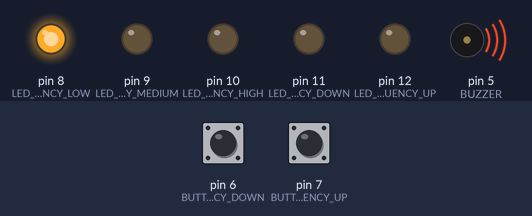
Simulated run of this program. Board: Arduino Uno, built with avr-gcc and run on an emulated ATmega328P. Shown: output pins drawn as LEDs (lit = HIGH), buzzer (waves = sounding). The test bench sets the inputs (shaded band); at power-on: pin 6 (BUTTON_FREQUENCY_DOWN) HIGH, pin 7 (BUTTON_FREQUENCY_UP) HIGH.

Above: at 1.2 s.
1.3 s: pin 6 (BUTTON_FREQUENCY_DOWN) pulled LOW for 1 s
At 2.1 s:
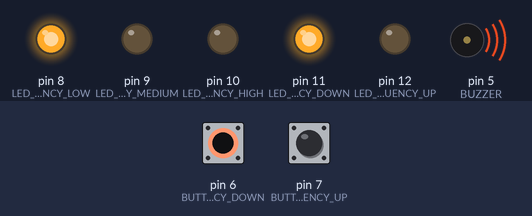
3.8 s: pin 7 (BUTTON_FREQUENCY_UP) pulled LOW for 1 s
At 3.99 s:
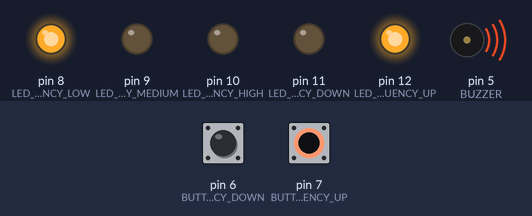
6.3 s: pin 6 (BUTTON_FREQUENCY_DOWN) pulled LOW for 0.15 s
At 7.2 s:
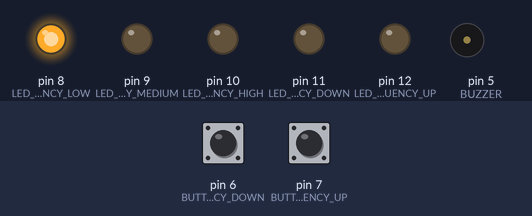
7.9 s: pin 6 (BUTTON_FREQUENCY_DOWN) pulled LOW for 3.2 s
At 9.0 s:
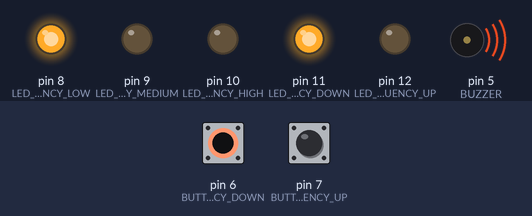
12.6 s: pin 7 (BUTTON_FREQUENCY_UP) pulled LOW for 3.2 s
At 13.7 s:
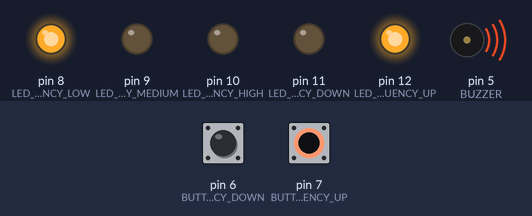
17.3 s: pin 6 (BUTTON_FREQUENCY_DOWN) driven LOW and pin 7 (BUTTON_FREQUENCY_UP) driven LOW
At 18.5 s:
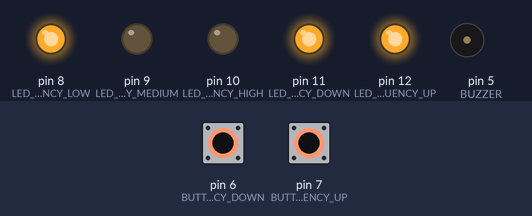
Timing chart, 0 to 19.8 s (numbered marks = the images above; inputs shaded):
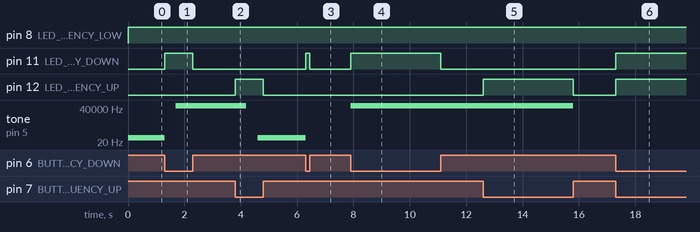

The program:

main.cpp
```cpp
#include <Arduino.h>

#define LED_FREQUENCY_UP 12
#define LED_FREQUENCY_DOWN 11
#define LED_FREQUENCY_HIGH 10
#define LED_FREQUENCY_MEDIUM 9
#define LED_FREQUENCY_LOW 8
#define BUTTON_FREQUENCY_UP 7
#define BUTTON_FREQUENCY_DOWN 6
#define BUZZER 5

const long buzzerStrokeKeyDelayMs = 400;
unsigned long buttonFrequencyUpLastMillis = 0;
unsigned long buttonFrequencyDownLastMillis = 0;

const int buzzerFrequencyHigh = 1000;
const int buzzerFrequencyMedium = 500;
const int buzzerFrequencyVariation = 50;

int buzzerFrequency;

void setup() {
    pinMode(LED_FREQUENCY_UP, OUTPUT);
    pinMode(LED_FREQUENCY_DOWN, OUTPUT);
    pinMode(LED_FREQUENCY_HIGH, OUTPUT);
    pinMode(LED_FREQUENCY_MEDIUM, OUTPUT);
    pinMode(LED_FREQUENCY_LOW, OUTPUT);
    pinMode(BUTTON_FREQUENCY_UP, INPUT_PULLUP);
    pinMode(BUTTON_FREQUENCY_DOWN, INPUT_PULLUP);
    pinMode(BUZZER, OUTPUT);

    buzzerFrequency = 50;
}

void loop() {

    unsigned long currentMillis = millis();

    if (digitalRead(BUTTON_FREQUENCY_UP) == LOW) {
        if (currentMillis - buttonFrequencyUpLastMillis >= buzzerStrokeKeyDelayMs) {
            digitalWrite(LED_FREQUENCY_UP, HIGH);
            buzzerFrequency = buzzerFrequency + buzzerFrequencyVariation;
            buttonFrequencyUpLastMillis = currentMillis;
        }
    } else {
        digitalWrite(LED_FREQUENCY_UP, LOW);
    }

    if (digitalRead(BUTTON_FREQUENCY_DOWN) == LOW) {
        if (currentMillis - buttonFrequencyDownLastMillis >= buzzerStrokeKeyDelayMs) {
            digitalWrite(LED_FREQUENCY_DOWN, HIGH);
            buzzerFrequency = buzzerFrequency - buzzerFrequencyVariation;
            buttonFrequencyDownLastMillis = currentMillis;
        }
    } else {
        digitalWrite(LED_FREQUENCY_DOWN, LOW);
    }

    if (buzzerFrequency >= buzzerFrequencyHigh) {
        digitalWrite(LED_FREQUENCY_HIGH, HIGH);
        digitalWrite(LED_FREQUENCY_MEDIUM, HIGH);
        digitalWrite(LED_FREQUENCY_LOW, HIGH);
    } else if (buzzerFrequency >= buzzerFrequencyMedium) {
        digitalWrite(LED_FREQUENCY_HIGH, LOW);
        digitalWrite(LED_FREQUENCY_MEDIUM, HIGH);
        digitalWrite(LED_FREQUENCY_LOW, HIGH);
    } else {
        digitalWrite(LED_FREQUENCY_HIGH, LOW);
        digitalWrite(LED_FREQUENCY_MEDIUM, LOW);
        digitalWrite(LED_FREQUENCY_LOW, HIGH);
    }

    tone(BUZZER, buzzerFrequency);

}
```

Measured:
- after the input at 1.3 s, pin 11 (LED_FREQUENCY_DOWN): LOW → HIGH at once, → LOW 1.0 s later; tone on pin 5 (BUZZER): 50 Hz → silent at once, → 65486 Hz 0.40 s later, → 65436 Hz 0.40 s later
- after the input at 3.8 s, pin 12 (LED_FREQUENCY_UP): LOW → HIGH at once, → LOW 1.0 s later; tone on pin 5 (BUZZER): 65436 Hz → 65486 Hz at once, → silent 0.40 s later, → 50 Hz 0.40 s later
- after the input at 6.3 s, pin 11 (LED_FREQUENCY_DOWN): LOW → HIGH at once, → LOW 0.15 s later; tone on pin 5 (BUZZER): 50 Hz → silent at once
- after the input at 7.9 s, pin 11 (LED_FREQUENCY_DOWN): LOW → HIGH at once, → LOW 3.2 s later; tone on pin 5 (BUZZER): plays 65486 Hz for 0.40 s, 65436 Hz for 0.40 s, 65386 Hz for 0.40 s, 65336 Hz for 0.40 s, 65286 Hz for 0.40 s, 65236 Hz for 0.40 s … (9 notes in this stretch), starting at once
- after the input at 12.6 s, pin 12 (LED_FREQUENCY_UP): LOW → HIGH at once, → LOW 3.2 s later; tone on pin 5 (BUZZER): plays 65136 Hz for 0.40 s, 65186 Hz for 0.40 s, 65236 Hz for 0.40 s, 65286 Hz for 0.40 s, 65336 Hz for 0.40 s, 65386 Hz for 0.40 s … (8 notes in this stretch), starting at once
- after the input at 17.3 s, pin 11 (LED_FREQUENCY_DOWN), pin 12 (LED_FREQUENCY_UP): LOW → HIGH at once
